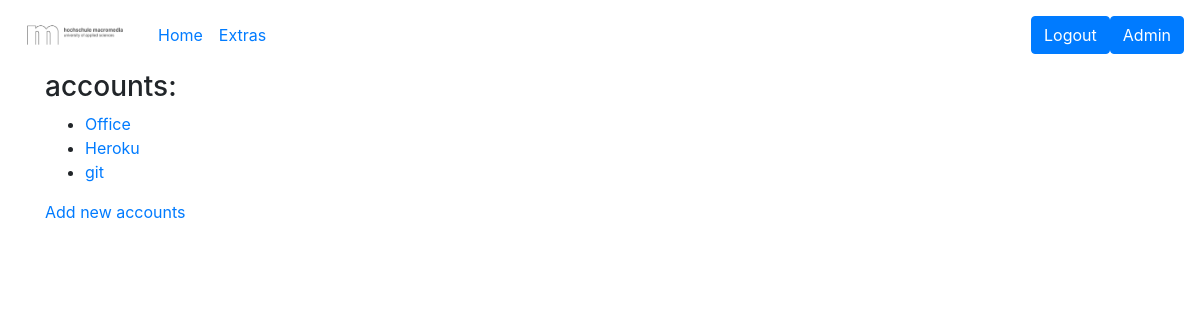
The page /ob_app/accounts/list (signed in) on the database its author committed.
### ob_app/models.py (models this page shows)
class Account(models.Model):
    accountID = models.AutoField(primary_key=True)
    account = models.CharField(max_length=50)
    def __str__(self):
        return self.account

### ob_app/views.py (the view)
# urls.py: path('accounts/list', AccountListView.as_view(), name='accounts-list'),
class AccountListView(UserIsAuthenticatedMixin, ListView):
    model = Account
    template_name = 'ob_app/accounts/list.html'
    context_object_name = 'accounts'

### ob_app/templatetags/search.py (called while the page is built)
@register.filter
def search(value):
    pattern = "(\/login\/\?next\=)(.*?$)"
    if re.search(pattern, value):
        return True

### ob_app/views.py (called while the page is built)
    def test_func(self):
        return self.request.user.is_authenticated

### templates/ob_app/accounts/list.html
{% extends "ob_app/base.html" %}
{% load crispy_forms_tags %}
{% block content %}
<h3>accounts:</h3>
<ul>
{% for acc in accounts %}
        <li><a href="{% url 'accounts-details' acc.pk %}">{{acc}}</a></li>
{% endfor %}
</ul>
<a href="{%  url 'accounts-create' %}">Add new accounts</a>
{% load static %}  <script src="{% static 'js/forms.js' %}"></script> {% endblock content %}

### rows shown on the page
Account: account "Office"
Account: account "Heroku"
Account: account "git"
